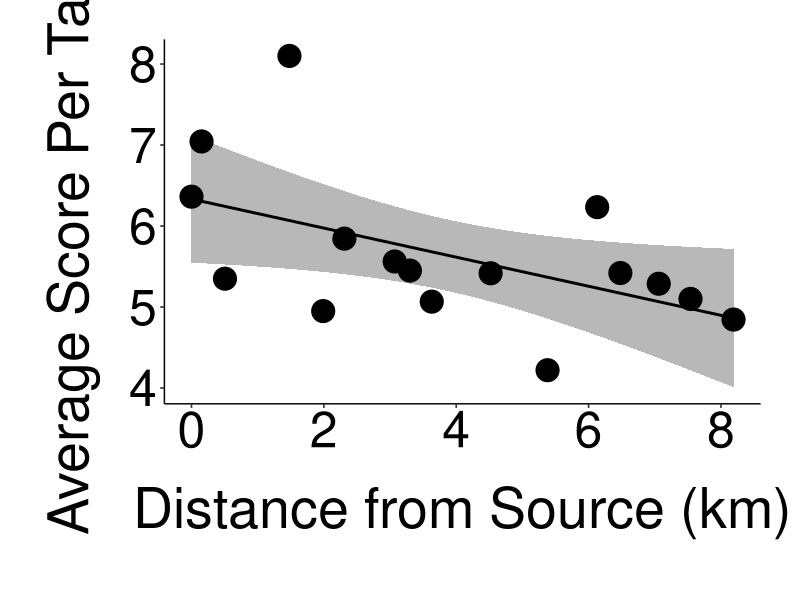
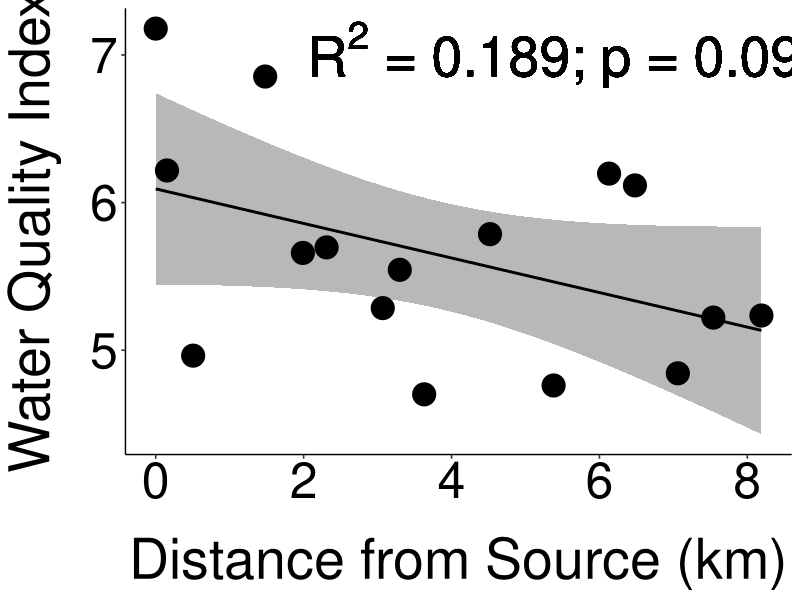
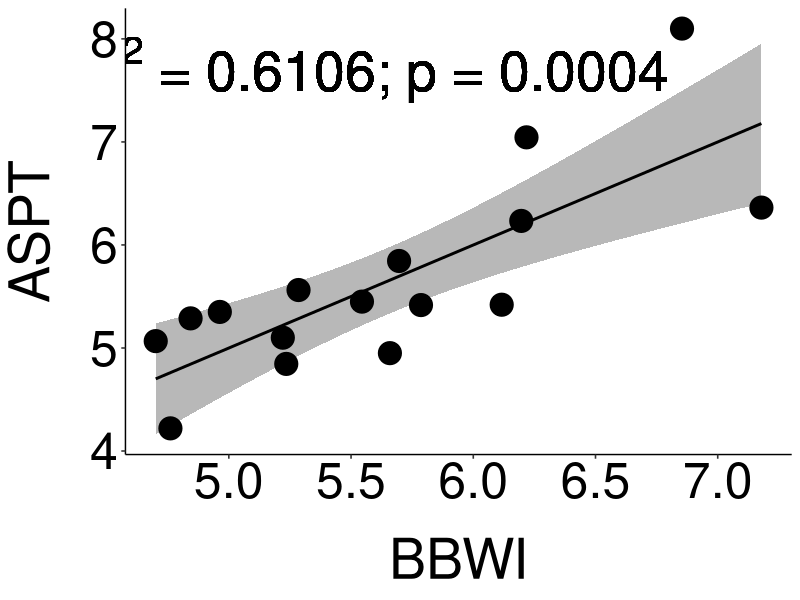
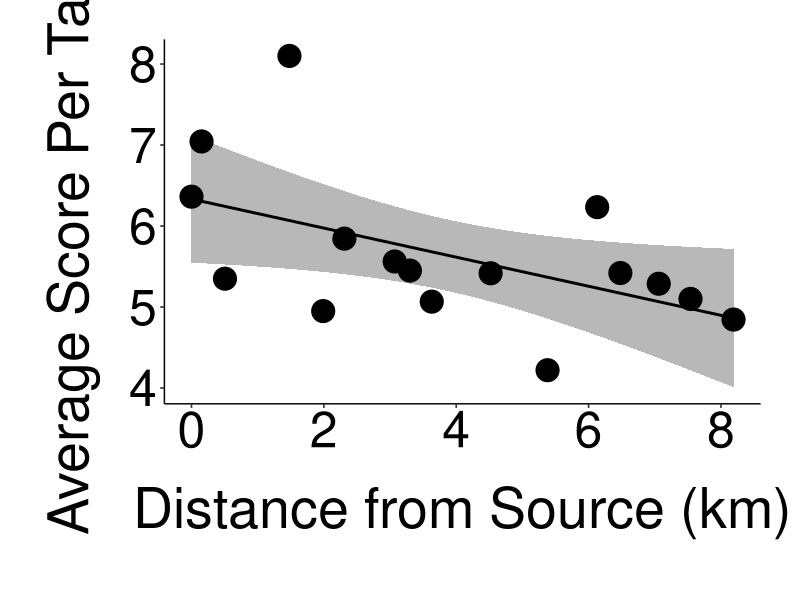
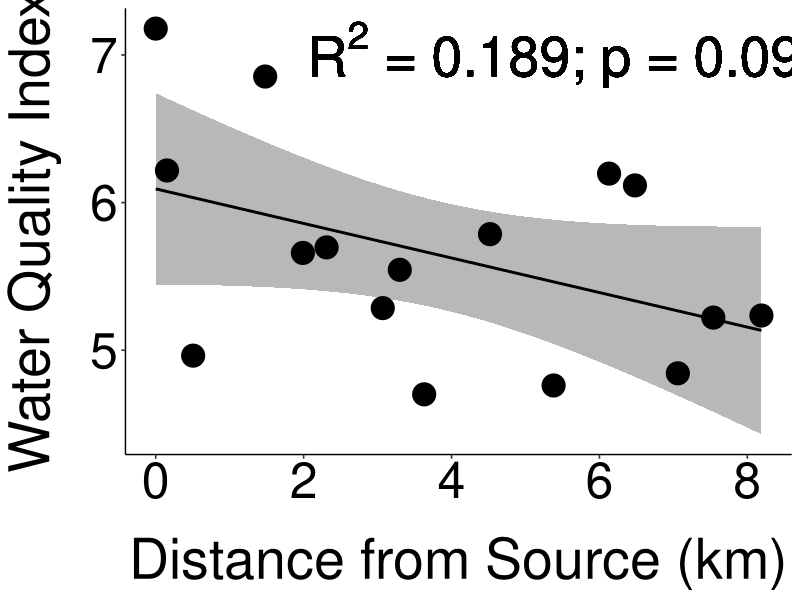
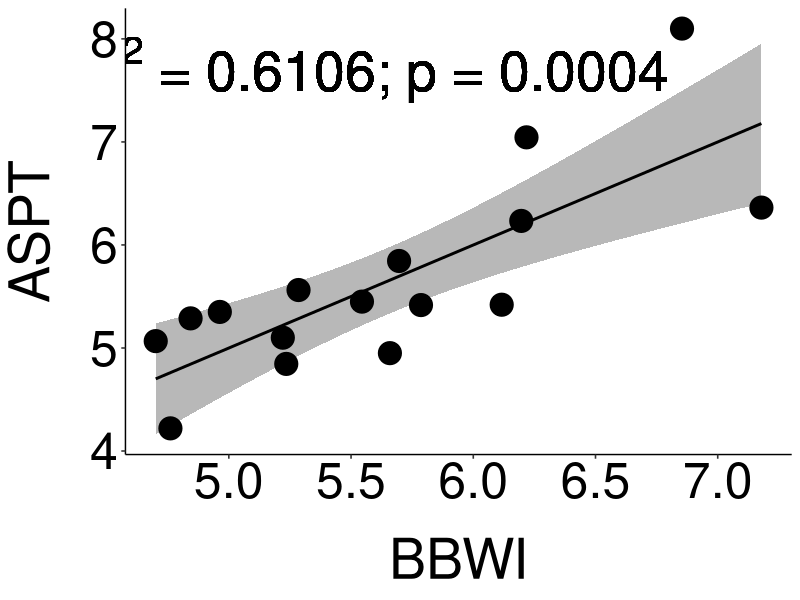

Write R code to recreate these figures, in order.
# EES Field Course - Group 1 - Freshwater Invertebrates and Water Quality
# Sophie Rose, s1739832@sms.ed.ac.uk; Emma Gemal, s1758915@sms.ed.ac.uk
# Last edited: 14/9/2020



## Library ----
library(tidyverse)
library(ggplot2)
library(ggpubr)
library(ggsci)


# loading the data
wq_data <- read.csv("Data/alldata.csv")
wq_data <- wq_data %>% 
              slice(-c(17:27))


## Plotting water quality with distance ----
# linear regression for ASPT vs distance from source 
ASPT_stats <- lm(ASPT ~ distance_source_km,
                data = wq_data)
summary(ASPT_stats)
# p-value = 0.03859
# F-value = 5.211 (1 and 14 degrees of freedom) 
# R-squared = 0.2712

# creating the plot of ASPT vs distance 
(wq_plot <- ggplot(wq_data, aes(x = distance_source_km, y = ASPT)) +
              labs(
                x = "Distance from Source (km)",
                y = "Average Score Per Taxon"
              ) +
              stat_smooth(method = "lm", color = "black", alpha = 0.7) +
              geom_point(size = 7.5) +
              theme_pubr() +
              theme(axis.text = element_text(size = 36),
                    axis.title = element_text(size = 40),
                    axis.title.x = element_text(margin = margin(t = 20)),
                    axis.title.y = element_text(margin = margin(r = 20)),
                    plot.margin=unit(c(1,1,1.5,1.2),"cm")))

ggsave(file = "ASPTdist_plot.png", width = 14, height = 14, units = c("in"), path = "Figures")


# linear regression for BBWI vs distance from source  
BBWI_stats <- lm(WQ ~ distance_source_km,
                data = wq_data)
summary(BBWI_stats)
# p-value = 0.09241
# R-squared = 0.189

# creating the plot of our water quality index (BBWI) vs. distance from source
(wq_plot2 <- ggplot(wq_data, aes(x = distance_source_km, y = WQ)) +
                labs(
                      x = "Distance from Source (km)",
                      y = "Water Quality Index"
                    ) +
                stat_smooth(method = "lm", color = "black", alpha = 0.7) +
                geom_point(size = 7.5) +
                geom_text(x = 5.6, y = 7, label = expression(paste("R"^2, " = 0.189; p = 0.092")),
                          parse = TRUE, fontface = "italic", size = 14) +
                theme_pubr() +
                theme(axis.text = element_text(size = 36),
                      axis.title = element_text(size = 40),
                      axis.title.x = element_text(margin = margin(t = 20)),
                      axis.title.y = element_text(margin = margin(r = 20))))

ggsave(file = "BBWIdist_plot.png", width = 14, height = 14, units = c("in"), path = "Figures")





## Plotting relationship between lm vs. ASPT ----
# comparison of our water quality index (BBWI) and ASPT
index_stats <- lm(WQ ~ ASPT,
                  data = wq_data)
summary(index_stats)
# p-value = 0.00035
# R-squared = 0.6106

# plotting the index comparison
(wq_aspt_plot <- ggplot(wq_data, aes(x = WQ, y = ASPT)) +
                   labs(
                     x = "BBWI",
                     y = "ASPT"
                   ) +
                   stat_smooth(method = "lm", color = "black", alpha = 0.7) +
                   geom_point(size = 7.5) +
                   geom_text(x = 5.6, y = 7.7, label = expression(paste("R"^2, " = 0.6106; p = 0.0004")),
                             parse = TRUE, fontface = "italic", size = 14) +
                   theme_pubr() +
                   theme(axis.text = element_text(size = 36),
                         axis.title = element_text(size = 40),
                         axis.title.x = element_text(margin = margin(t = 20)),
                         axis.title.y = element_text(margin = margin(r = 20))))

ggsave(file = "ASPT_BBWI_plot_r2.png", width = 14, height = 14, units = c("in"), path = "Figures")
